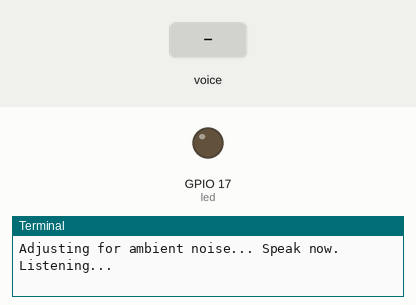
Recording of a program running on a simulated Raspberry Pi (BCM pin numbers). Shown: output pins drawn as LEDs (lit = HIGH), the last lines printed to the terminal. Inputs (shaded band) come from the test bench. Speech is recognised word for word in 0.5 s.

Above: at 2.2 s.
2.3 s: "turn on" is said to the microphone
At 4.2 s:
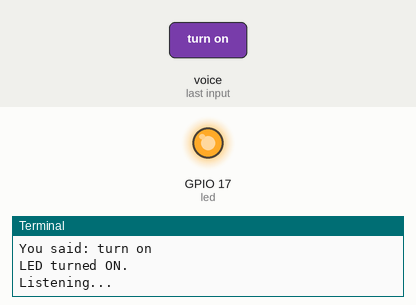
6.3 s: "turn off" is said to the microphone
At 7.2 s:
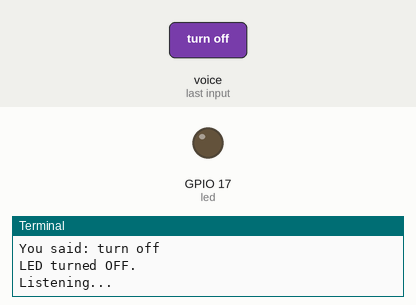
Timing chart, 0 to 9.3 s (numbered marks = the images above; inputs shaded):
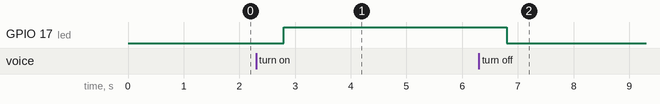

The program:

speech_recog.py
```python
# voice_led.py
import speech_recognition as sr
from gpiozero import LED
from time import sleep

led = LED(17)
recognizer = sr.Recognizer()

def listen_and_control():
    with sr.Microphone() as source:
        print("Adjusting for ambient noise... Speak now.")
        recognizer.adjust_for_ambient_noise(source)

        while True:
            try:
                print("Listening...")
                audio = recognizer.listen(source, timeout=5)
                command = recognizer.recognize_google(audio).lower()
                print(f"You said: {command}")

                if "turn on" in command or "led on" in command:
                    led.on()
                    print("LED turned ON.")
                elif "turn off" in command or "led off" in command:
                    led.off()
                    print("LED turned OFF.")
                elif "exit" in command or "stop" in command:
                    print("Exiting program.")
                    break
                else:
                    print("Command not recognized.")
            except sr.UnknownValueError:
                print("Sorry, I could not understand.")
            except sr.WaitTimeoutError:
                print("Listening timed out, try again.")
            except Exception as e:
                print(f"Error: {e}")
                break

if __name__ == "__main__":
    listen_and_control()
```

Measured:
- after the input at 2.3 s, GPIO 17 (led): LOW → HIGH after 0.50 s
- after the input at 6.3 s, GPIO 17 (led): HIGH → LOW after 0.50 s
